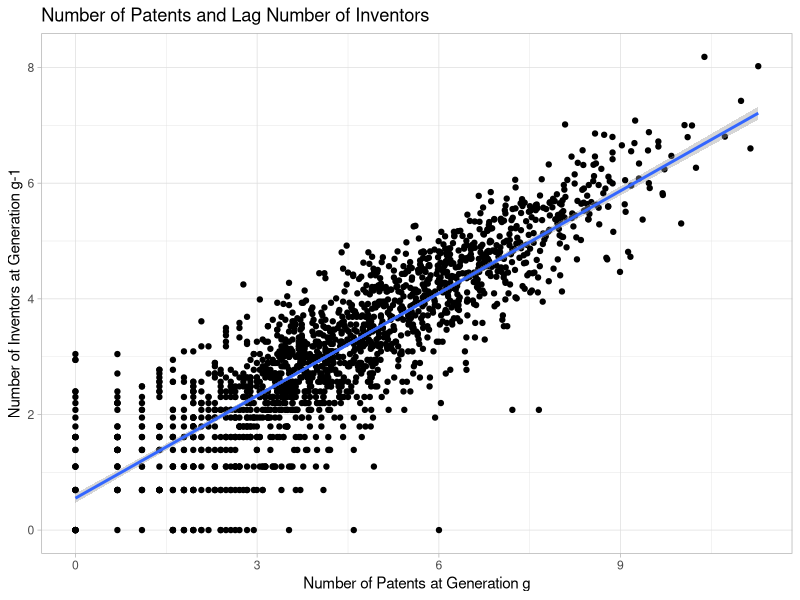
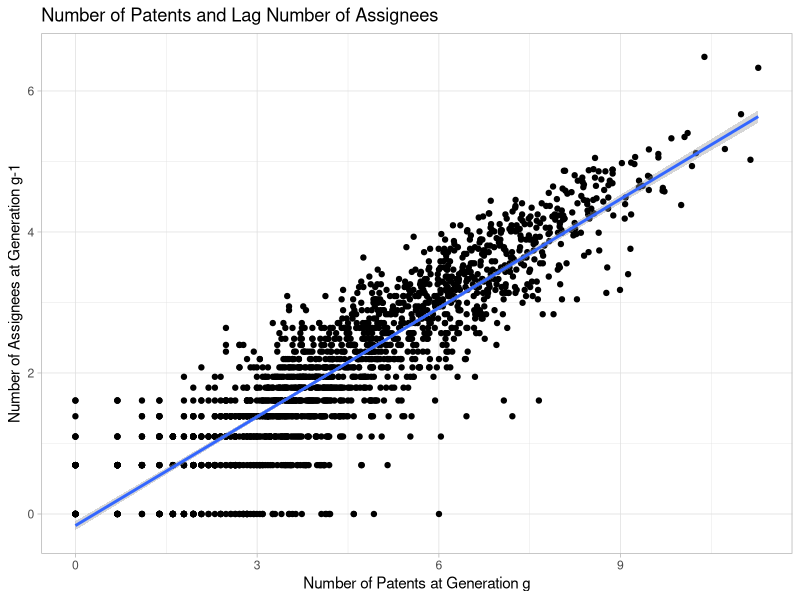
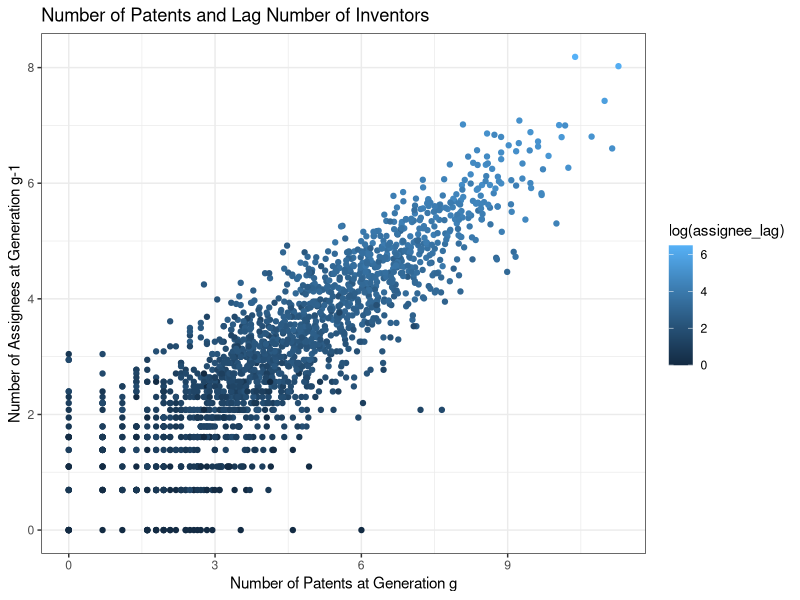
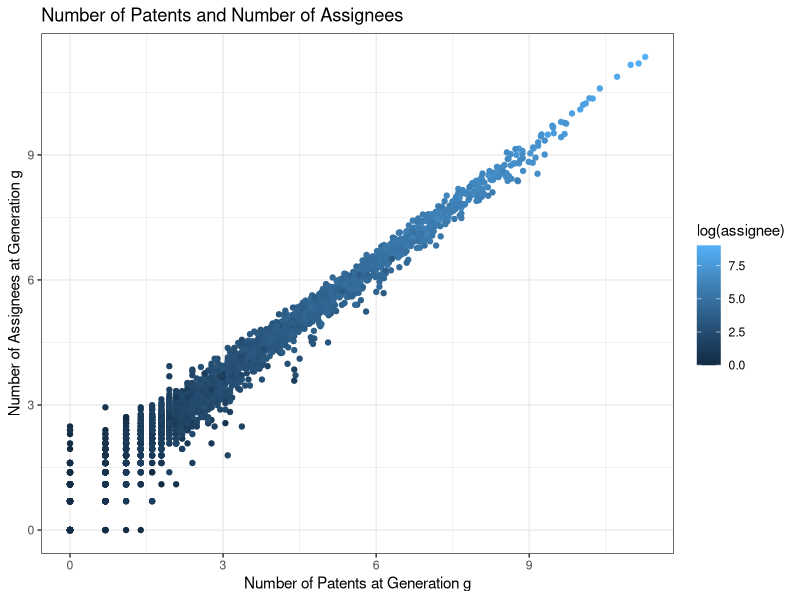

Write R code to recreate these figures, in order.
library(tidyverse)

df <- read_csv("generation.csv")

df_lag <- df %>% 
  group_by(root) %>%
  mutate(inv_lag = lag(inventor)) %>%
  mutate(assignee_lag = lag(assignee)) %>%
  mutate(claims_lag = lag(claims)) %>%
  mutate(sim_lag = lag(similarity)) %>%
  mutate(loc_lag = lag(location)) %>%
  mutate(root = factor(root)) %>%
  mutate(id_lag = lag(id)) %>%
  mutate(gen = factor(gen))

m <- lm(inventor ~ inv_lag*gen + root, df_lag)
summary(m)

m <- lm(log(inventor) ~ log(inv_lag) + root + gen, df_lag)
summary(m)

# Lag Inventors and Number of Patents
m1 <- lm(log(id) ~ log(inv_lag) + root, df_lag)
summary(m1)

ggplot(data = df_lag) +
  geom_point(aes(x=log(id),y=log(inv_lag))) +
  theme_light() + 
  xlab("Number of Patents at Generation g") + 
  ylab("Number of Inventors at Generation g-1") + 
  ggtitle("Number of Patents and Lag Number of Inventors") +
  geom_smooth(aes(x=log(id),y=log(inv_lag)),method='lm')

# Lag Assignees and Number of Patents
m2 <- lm(log(id) ~ log(assignee_lag) + root, df_lag)
summary(m2)

ggplot(data = df_lag) +
  geom_point(aes(x=log(id),y=log(assignee_lag))) +
  theme_light() + 
  xlab("Number of Patents at Generation g") + 
  ylab("Number of Assignees at Generation g-1") + 
  ggtitle("Number of Patents and Lag Number of Assignees") +
  geom_smooth(aes(x=log(id),y=log(assignee_lag)),method='lm')


# Assignees and Inventors and Number of Patents
m3 <- lm(log(id) ~ log(inv_lag) + log(assignee_lag) + root, df_lag)
summary(m3)

ggplot(data = df_lag) +
  geom_point(aes(x=log(id),y=log(inv_lag),color=log(assignee_lag))) +
  theme_bw() + 
  xlab("Number of Patents at Generation g") + 
  ylab("Number of Assignees at Generation g-1") + 
  ggtitle("Number of Patents and Lag Number of Inventors")

ggplot(data = df_lag) +
  geom_point(aes(x=log(id),y=log(inventor),color=log(assignee))) +
  theme_bw() + 
  xlab("Number of Patents at Generation g") + 
  ylab("Number of Assignees at Generation g") + 
  ggtitle("Number of Patents and Number of Assignees")
  

# Similarity and Patents
m4 <- lm(log(id) ~ log(similarity) + root, df_lag)
summary(m4)

m5 <- lm(log(id) ~ log(sim_lag) + root, df_lag)
summary(m5)

# Claims and Patents
m6 <- lm(log(id) ~ log(claims) + root, df_lag)
summary(m6)

m7 <- lm(log(id) ~ log(claims_lag) + root, df_lag)
summary(m7)

# Claims and Similarity
m8 <- lm(log(claims) ~ log(similarity) + root, df_lag)
summary(m8)

m13 <- lm(log(claims) ~ log(sim_lag) + root, df_lag)
summary(m13)

# Similarity and Claims and Patents
m9 <- lm(log(id) ~ log(claims) + log(similarity) + root, df_lag)
summary(m9)

m10 <- lm(log(id) ~ log(claims_lag) + log(similarity) + root, df_lag)
summary(m10)

m11 <- lm(log(id) ~ log(claims) + log(sim_lag) + log(claims_lag) + root, df_lag)
summary(m11)

m12 <- lm(log(id) ~ log(claims_lag) + log(sim_lag) + root, df_lag)
summary(m12)

# AutoRegression?
m14 <- lm(log(id) ~ log(id_lag) + root, df_lag)
summary(m14)

m15 <- lm(log(claims)~log(claims_lag) + root, df_lag)
summary(m15)

m16 <- lm(log(id)~log(similarity) + log(sim_lag)+root, df_lag)
summary(m16)

m17 <- lm(log(inventor) ~ log(inv_lag) + root, df_lag)
summary(m17)

m18 <- lm(log(assignee) ~ log(assignee_lag) + root, df_lag)
summary(m18)

# At time t itself
m1 <- lm(log(id) ~ log(inventor) + root, df_lag)
summary(m1)

m2 <- lm(log(id) ~ log(assignee) + root, df_lag)
summary(m2)

m3 <- lm(log(id) ~  log(inventor) + log(assignee) + root, df_lag)
summary(m3)

m4 <- lm(log(inventor) ~ log(assignee) + root, df_lag)
summary(m4)

m5 <- lm(log(id) ~ log(id_lag) + root, df_lag)
summary(m5)
